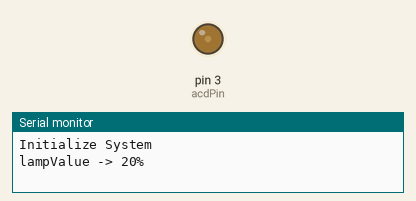
Simulated run of this sketch. Board: Arduino Uno, built with avr-gcc and run on an emulated ATmega328P. Shown: output pins drawn as LEDs (lit = HIGH), the last lines printed to the serial monitor.

Above: at 0.05 s.
At 2.05 s:
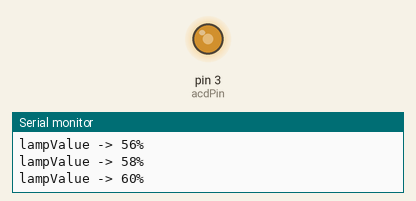
At 3.6 s:
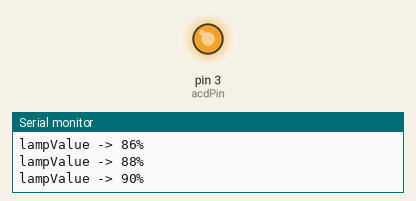
At 7.2 s:
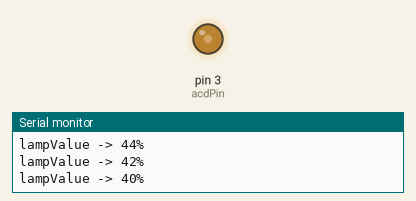
Timing chart, 0 to 10.7 s (numbered marks = the images above):
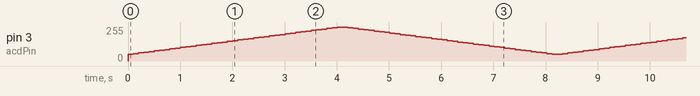

The sketch:

DualPower.ino
```cpp
//Libraries
#include <RBDdimmer.h>
//Parameters
const int zeroCrossPin = 2;
const int acdPin = 3;
int MIN_POWER = 20;
int MAX_POWER = 100;
int POWER_STEP = 2;
//Variables
int power = 0;
//Objects
dimmerLamp acd(acdPin);
void setup() {
  //Init Serial USB
  Serial.begin(9600);
  Serial.println(F("Initialize System"));
  acd.begin(NORMAL_MODE, ON);
}
void loop() {
  testDimmer();
}
void testDimmer() {
  for (power = MIN_POWER; power <= MAX_POWER; power += POWER_STEP) {
    acd.setPower(power);
    Serial.print("lampValue -> ");
    Serial.print(acd.getPower());
    Serial.println("%");
    delay(100);
  }

  for (power = MAX_POWER; power >= MIN_POWER; power -= POWER_STEP) {
    acd.setPower(power);
    Serial.print("lampValue -> ");
    Serial.print(acd.getPower());
    Serial.println("%");
    delay(100);
  }
}
```
